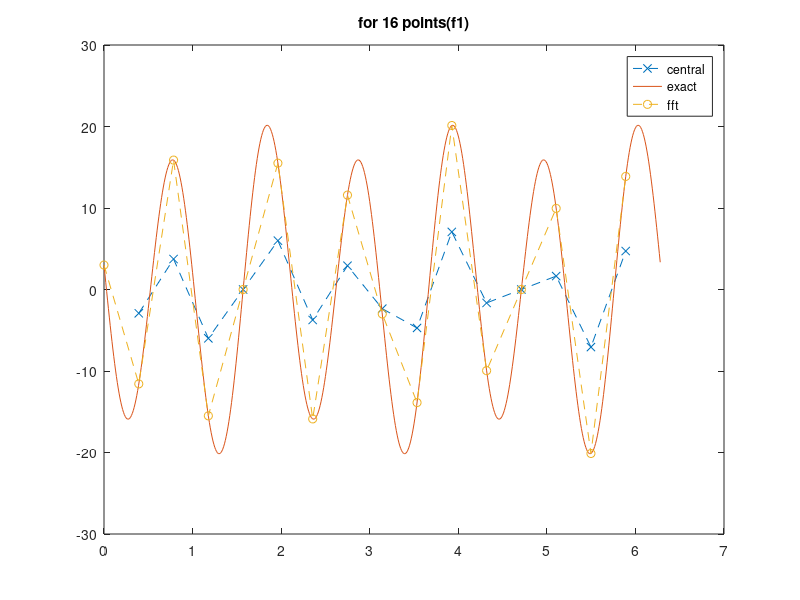
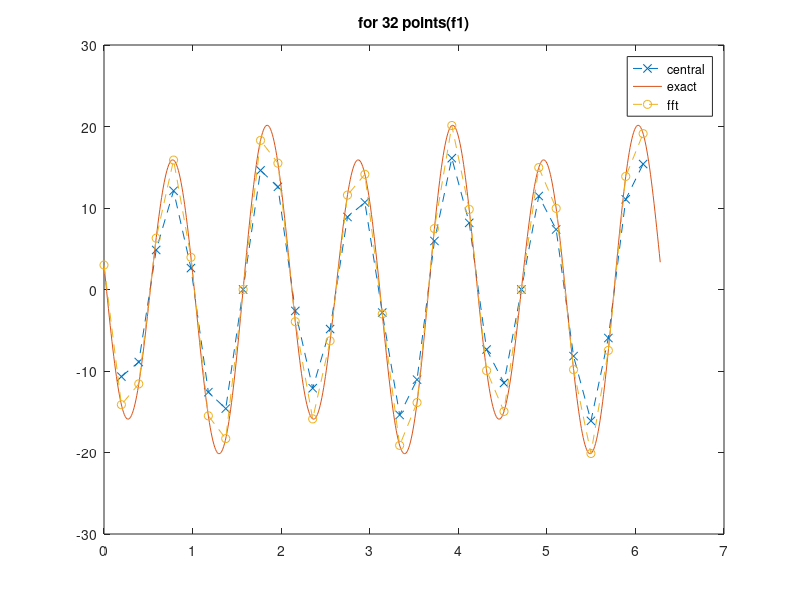
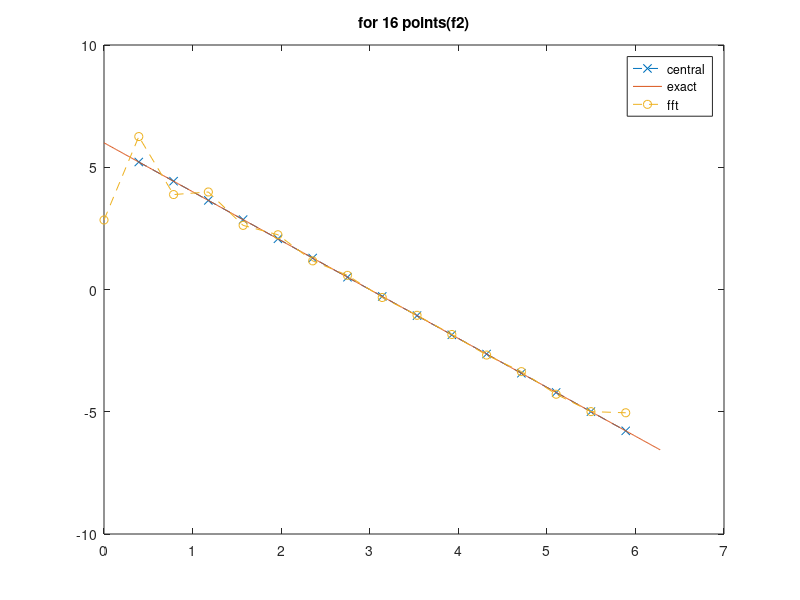
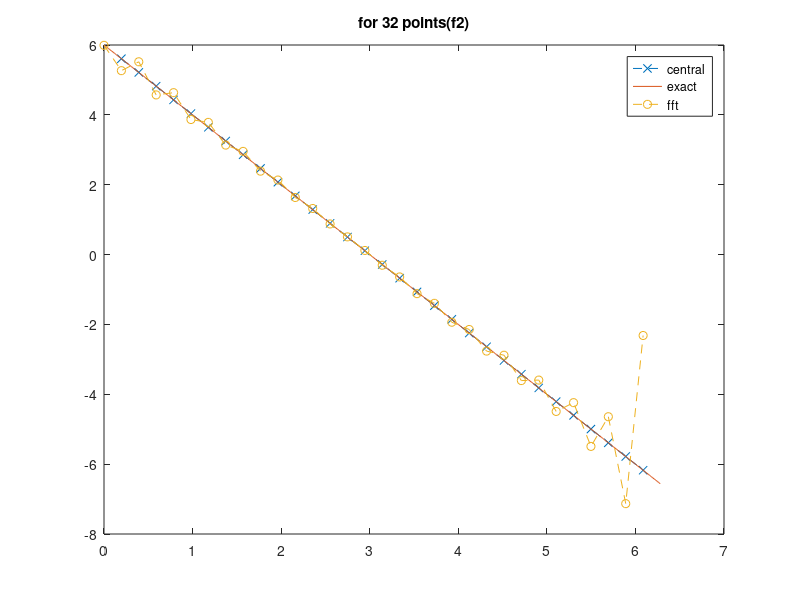

These figures' MATLAB source, in order:
clear allclcPI = 3.1415926;h16 = 2*PI/16;h32 = 2*PI/32;x16 = 0:h16:2*PI;x32 = 0:h32:2*PI;xex = 0:0.01:2*PI;function re = f1(x)   re = sin(3*x) + 3*cos(6*x);endfunctionfunction re = f2(x)   re = 6*x - x.*x;endfunctionfunction re = remove_boundary(x)  L=size(x)(2);  re=x(1,2:L-1);endfunctionfunction re = remove_last(x)  L = size(x)(2);  re = x(1:L-1);endfunction#---exact differential---function re = d_f1(x)#differential of the first function   re = -18*sin(6*x) + 3*cos(3*x);endfunctionfunction re = d_f2(x)#differential of the second function   re = 6-2*x;endfunctionexact16_df1 = d_f1(xex);exact32_df1 = d_f1(xex);exact16_df2 = d_f2(xex);exact32_df2 = d_f2(xex);#-------#---central differential---central16_df1 = zeros(1,14);central32_df1 = zeros(1,30);central16_df2 = zeros(1,14);central32_df2 = zeros(1,30);for a = 1:15 #N = 16   central16_df1(a) = (f1(x16(a+2))-f1(x16(a)))/2/h16;   central16_df2(a) = (f2(x16(a+2))-f2(x16(a)))/2/h16;endforfor a = 1:31 #N = 32   central32_df1(a) = (f1(x32(a+2))-f1(x32(a)))/2/h32;   central32_df2(a) = (f2(x32(a+2))-f2(x32(a)))/2/h32;endfor#------#---Differential by Fast Fourier Transform---x16_nl = remove_last(x16);x32_nl = remove_last(x32);f1_16_hat = fft(f1(x16_nl));f1_32_hat = fft(f1(x32_nl));f2_16_hat = fft(f2(x16_nl));f2_32_hat = fft(f2(x32_nl));fft16_df1 = real(ifft(f1_16_hat .*[[0:1:7],[0],[-7:1:-1]] *j));fft32_df1 = real(ifft(f1_32_hat .*[[0:1:15],[0],[-15:1:-1]] *j));fft16_df2 = real(ifft(f2_16_hat .*[[0:1:7],[0],[-7:1:-1]] *j));fft32_df2 = real(ifft(f2_32_hat .*[[0:1:15],[0],[-15:1:-1]] *j));#-------figure(1)plot(remove_boundary(x16), central16_df1, '--x')holdplot(xex, exact16_df1)plot(x16_nl, fft16_df1, '--o')legend("central","exact", "fft")title("for 16 points(f1)")figure(2)plot(remove_boundary(x32), central32_df1, '--x')holdplot(xex, exact32_df1)plot(x32_nl, fft32_df1, '--o')legend("central","exact", "fft")title("for 32 points(f1)")figure(3)plot(remove_boundary(x16), central16_df2, '--x')holdplot(xex, exact16_df2)plot(x16_nl, fft16_df2, '--o')legend("central","exact", "fft")title("for 16 points(f2)")figure(4)plot(remove_boundary(x32), central32_df2, '--x')holdplot(xex, exact32_df2)plot(x32_nl, fft32_df2, '--o')legend("central","exact", "fft")title("for 32 points(f2)")